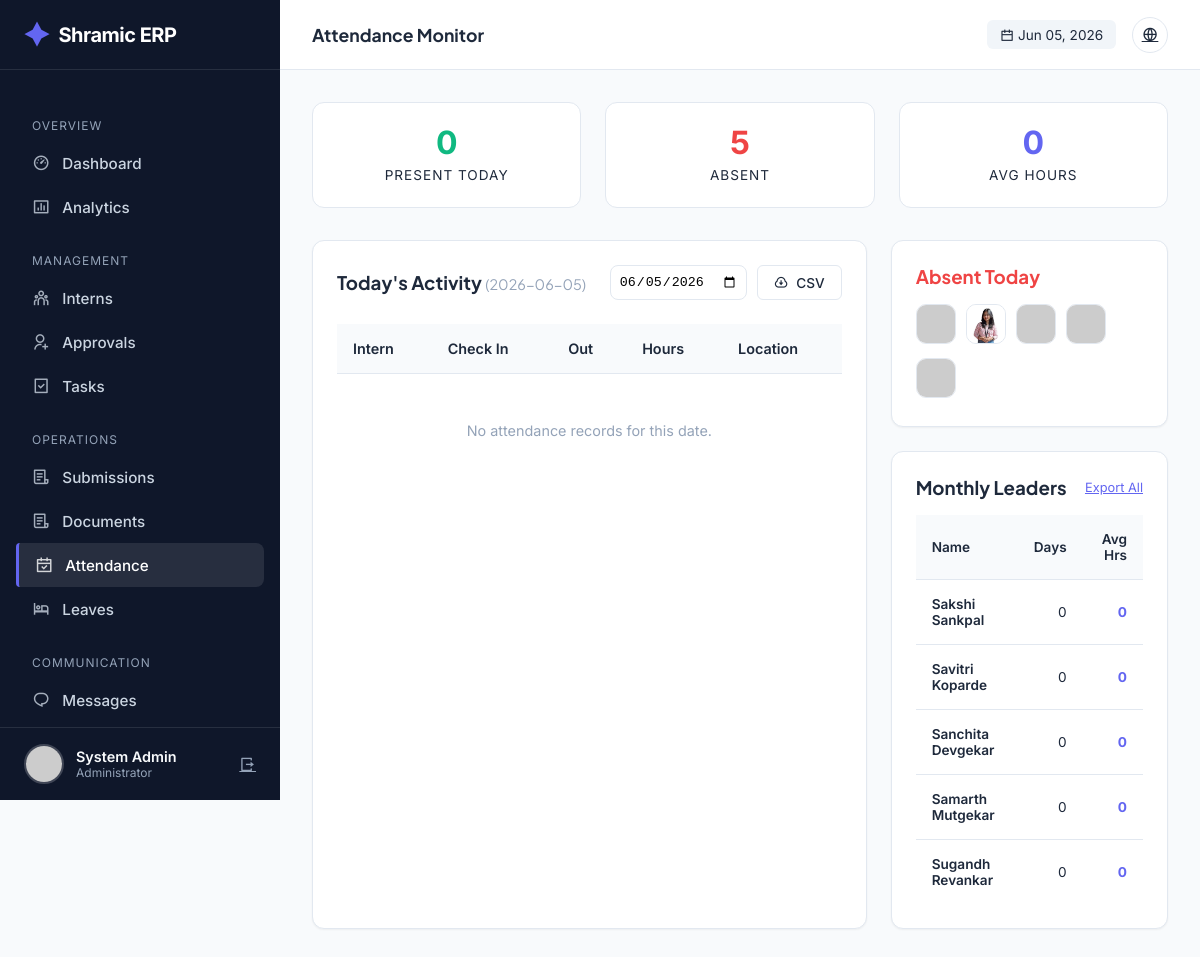
The page /admin/attendance (signed in) on the database as committed earlier.
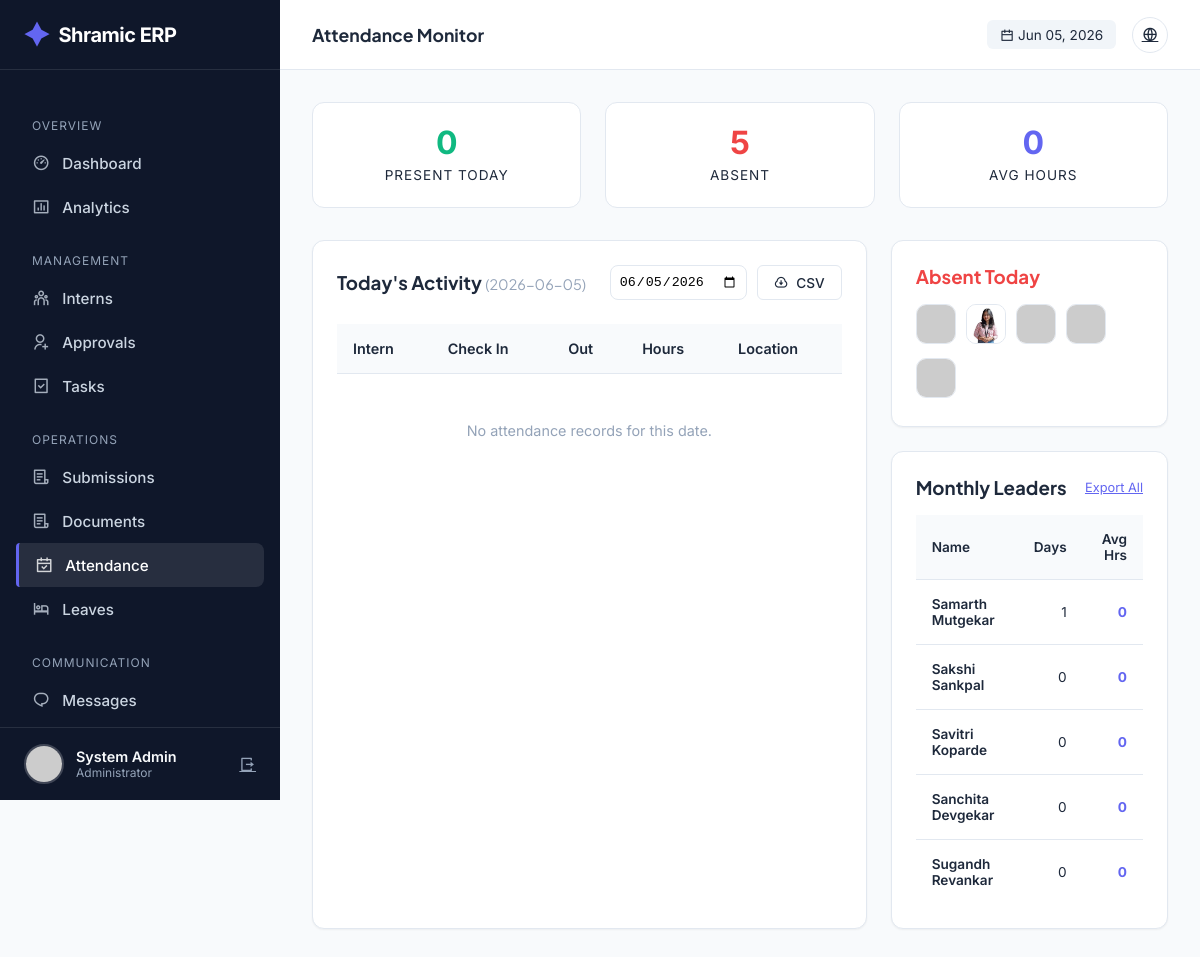
The same page on the database as committed later.
### tables this page shows
CREATE TABLE users (
            id INTEGER PRIMARY KEY AUTOINCREMENT,
            intern_id TEXT UNIQUE,
            usn TEXT UNIQUE NOT NULL,
            full_name TEXT NOT NULL,
            phone TEXT NOT NULL,
            email TEXT UNIQUE NOT NULL,
            password_hash TEXT NOT NULL,
            role TEXT NOT NULL,
            photo_url TEXT,
            status TEXT DEFAULT 'PENDING',
            is_admin BOOLEAN DEFAULT 0,
            department TEXT,
            join_date DATE,
            emergency_contact TEXT,
            address TEXT,
            last_login TIMESTAMP,
            login_count INTEGER DEFAULT 0,
            created_at TIMESTAMP DEFAULT CURRENT_TIMESTAMP,
            updated_at TIMESTAMP DEFAULT CURRENT_TIMESTAMP
        );

### app.py (the view)
@app.route('/admin/attendance')
@login_required
@admin_required
def admin_attendance():
    conn = get_db_connection()
    cur = conn.cursor()
    date_filter = request.args.get('date', format_datetime(get_current_date(), '%Y-%m-%d'))
    cur.execute("""
        SELECT u.id, u.intern_id, u.full_name, u.role, u.photo_url, u.department,
               a.check_in_time, a.check_out_time, a.work_hours, a.location
        FROM attendance a
        JOIN users u ON a.user_id = u.id
        WHERE a.date = ?
        ORDER BY a.check_in_time DESC
    """, (date_filter,))
    today_attendance = cur.fetchall()
    cur.execute("""
        SELECT u.intern_id, u.full_name, u.role, u.department,
               COUNT(a.id) as days_present,
               SUM(a.work_hours) as total_hours,
               AVG(a.work_hours) as avg_hours
        FROM users u
        LEFT JOIN attendance a ON u.id = a.user_id
            AND strftime('%Y-%m', a.date) = strftime('%Y-%m', 'now')
        WHERE u.is_admin = 0 AND u.status = 'APPROVED'
        GROUP BY u.id, u.intern_id, u.full_name, u.role, u.department
        ORDER BY days_present DESC
    """)
    monthly_summary = cur.fetchall()
    cur.execute("""
        SELECT u.id, u.intern_id, u.full_name, u.role, u.department, u.photo_url
        FROM users u
        WHERE u.is_admin = 0 AND u.status = 'APPROVED'
        AND u.id NOT IN (
            SELECT user_id FROM attendance WHERE date = ?
        )
    """, (date_filter,))
    absent_today = cur.fetchall()
    conn.close()
    return render_template('admin/attendance.html',
        today_attendance=today_attendance,
        monthly_summary=monthly_summary,
        absent_today=absent_today,
        date_filter=date_filter
    )

### app.py (called while the page is built)
@app.before_request
def make_session_permanent():
    session.permanent = True
    app.permanent_session_lifetime = timedelta(days=365)

def get_db_connection():
    conn = sqlite3.connect(DATABASE, timeout=30)
    conn.execute("PRAGMA busy_timeout = 30000")
    conn.row_factory = sqlite3.Row
    return conn

def get_current_datetime():
    return datetime.now(TIMEZONE)

def get_current_date():
    return get_current_datetime().date()

def format_datetime(dt, format_str='%Y-%m-%d %H:%M:%S'):
    if dt is None: return None
    if isinstance(dt, str): return dt
    return dt.strftime(format_str)

@login_manager.user_loader
def load_user(user_id):
    conn = get_db_connection()
    cur = conn.cursor()
    cur.execute("SELECT * FROM users WHERE id = ?", (user_id,))
    user_data = cur.fetchone()
    conn.close()
    return User(dict(user_data)) if user_data else None

@app.before_request
def before_request():
        pass

### templates/admin/attendance.html (shortened to what the changed rows need)
{% extends "admin/base.html" %} {% block page_title %}Attendance Monitor{%
endblock %} {% block content %}
    {% set total_hrs = namespace(value=0) %} {% for r in today_attendance %}{%
    if r.work_hours %}{% set total_hrs.value = total_hrs.value + r.work_hours
    %}{% endif %}{% endfor %}
<div style="display: grid; grid-template-columns: 2fr 1fr; gap: 1.5rem">
  <div class="card">
    <div class="table-container">
      <table>
        <thead>
          <tr>
            <th>Intern</th>
            <th>Check In</th>
            <th>Out</th>
            <th>Hours</th>
            <th>Location</th>
          </tr>
        </thead>
      </table>
    </div>
  </div>
  <div style="display: flex; flex-direction: column; gap: 1.5rem">
    <div class="card">
      {% if absent_today %}
      <div class="absent-grid">
        {% for user in absent_today %}
        <div class="absent-item" data-name="{{ user.full_name }}">
          <a href="{{ url_for('admin_intern_detail', intern_id=user['id']) }}">
            <img
              src="{{ url_for('static', filename='uploads/profiles/' + user.photo_url) if user.photo_url else 'https://ui-avatars.com/api/?name=' + user.full_name }}"
              alt="{{ user.full_name }}"
            />
          </a>
        </div>
        {% endfor %}
      </div>
      {% else %}
      <div style="text-align: center; padding: 2rem; color: var(--success)">
        <i class="ri-check-double-line" style="font-size: 2rem"></i>
        <p style="margin-top: 0.5rem; font-size: 0.9rem">100% Attendance!</p>
      </div>
      {% endif %}
    </div>
    <div class="card">
      <div class="table-container">
        <table style="font-size: 0.85rem">
          <thead>
            <tr>
              <th>Name</th>
              <th style="text-align: right">Days</th>
              <th style="text-align: right">Avg Hrs</th>
            </tr>
          </thead>
          <tbody>
            {% for summary in monthly_summary[:5] %}
            <tr>
              <td style="font-weight: 600">{{ summary.full_name }}</td>
              <td style="text-align: right">{{ summary.days_present }}</td>
              <td
                style="
                  text-align: right;
                  color: var(--primary);
                  font-weight: 700;
                "
              >
                {{ (summary.avg_hours or 0)|round(1) }}
              </td>
            </tr>
            {% endfor %}
          </tbody>
        </table>
      </div>
    </div>
  </div>
</div>
{% endblock %}

Rows that differ between the two databases and show on the page:
changed users "Samarth Mutgekar": days_present "0" → "1"; moves up the list
